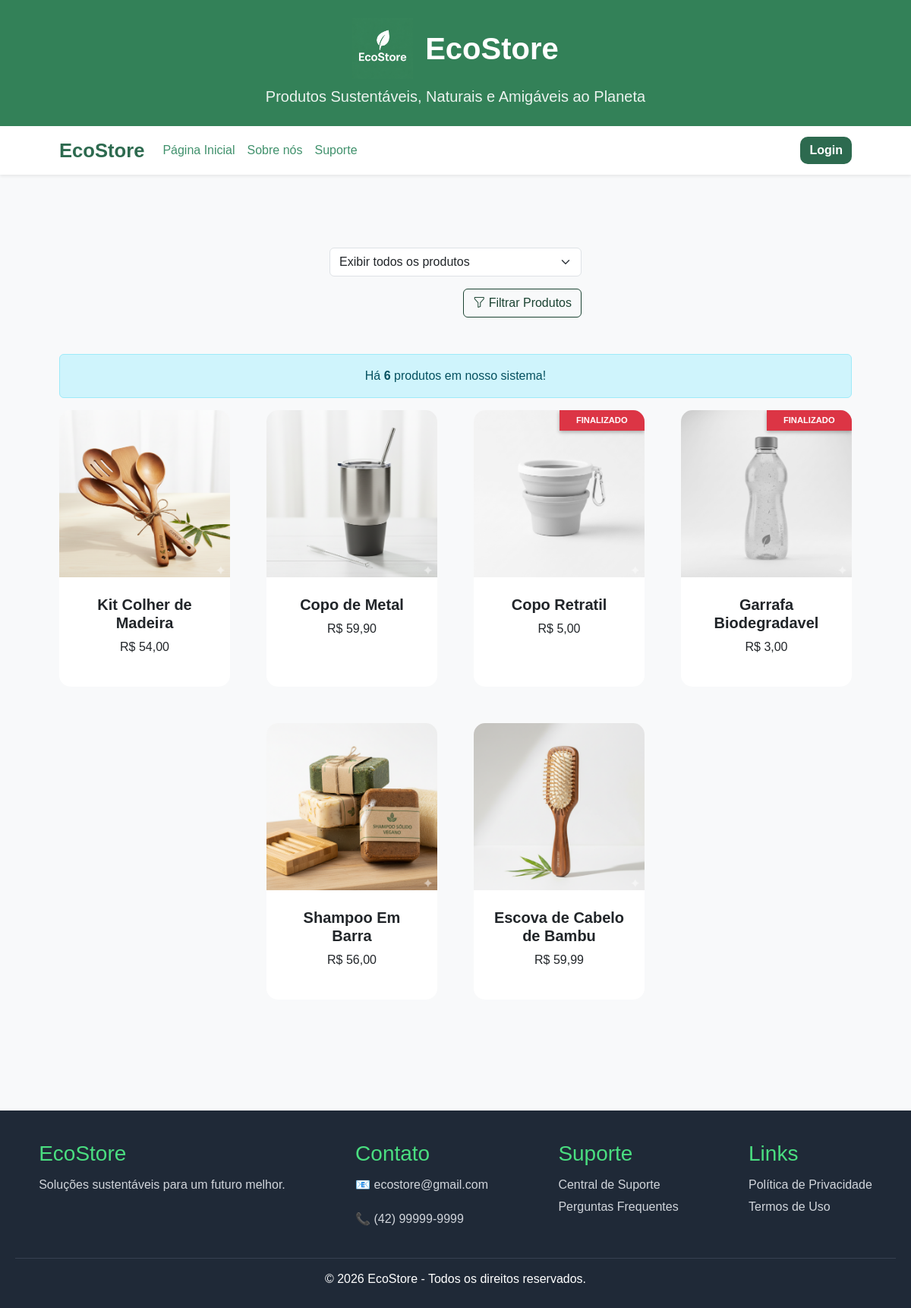
The page / on the database its author committed.
### tables this page shows
CREATE TABLE `produtos` (
  `idProduto` int(11) NOT NULL,
  `fotoProduto` varchar(255) NOT NULL,
  `descricaoProduto` varchar(255) NOT NULL,
  `nomeProduto` varchar(255) NOT NULL,
  `precoProduto` decimal(10,2) NOT NULL,
  `dataProduto` date NOT NULL,
  `horaProduto` time NOT NULL,
  `statusProduto` varchar(100) NOT NULL,
  `Usuarios_idUsuario` int(11) NOT NULL
);

### index.php (the view, shortened to what this page needs)
<?php include "header.php" ?>
<?php include "conexaoBD.php" ?>
<?php
    $filtroProduto = $_GET['statusProduto'] ?? 'todos';
    if($filtroProduto == 'todos'){
        $listarProduto = "SELECT * FROM Produtos";
    }
    else{
        $listarProduto = "SELECT * FROM Produtos WHERE statusProduto = '$filtroProduto' ";
    }
    $res = mysqli_query($conn, $listarProduto);
?>
<section class="py-5">
    <div class="container px-4 px-lg-5 mt-5">
        <form method="get" class="mb-5" action="index.php">
            <div class="row justify-content-center">
                <div class="col-md-4">
                    <select name="statusProduto" class="form-select">
                        <option value="todos" <?php if($filtroProduto == 'todos'){echo "selected";} ?> >Exibir todos os produtos</option>
                    </select>
                    <button type="submit" class="btn btn-outline-dark mt-3" style="float:right"><i class="bi bi-funnel"></i>
                        Filtrar Produtos
                    </button>
                </div>
            </div>
        </form>
        <?php
            $totalProduto = mysqli_num_rows($res);
            echo "<div class='alert alert-info text-center'>Há <strong>$totalProduto</strong> produtos em nosso sistema!</div>";
        ?>
        <div class="row gx-4 gx-lg-5 row-cols-2 row-cols-md-3 row-cols-xl-4 justify-content-center">
            <?php
                if (mysqli_num_rows($res) > 0){
                    while($produto = mysqli_fetch_assoc($res)){
            ?>
            <div class="col mb-5">
                <a class="card-link" href="visualizarProduto.php?idProduto=<?php echo $produto['idProduto']; ?>">
                    <div class="card h-100 card-hover">
                        <?php
                            if($produto['statusProduto'] == 'finalizado'){
                                echo "<div class='faixa-finalizado'>FINALIZADO</div>";
                            }
                        ?>
                        <img class="card-img-top <?php if($produto['statusProduto'] == 'finalizado'){echo'imagem-finalizada';} ?>"
                             src="<?php echo htmlspecialchars($produto['fotoProduto']) ?>"
                             alt="<?php echo htmlspecialchars($produto['nomeProduto']) ?>" />
                        <div class="card-body p-4">
                            <div class="text-center">
                                <h5 class="fw-bolder">
                                    <?php echo htmlspecialchars($produto['nomeProduto']) ?>
                                </h5>
                                <p>
                                    R$ <?php echo number_format($produto['precoProduto'], 2, ',', '.') ?>
                                </p>
                            </div>
                        </div>
                    </div>
                </a>
            </div>
            <?php
                    }
                }
                else{
                    echo "<div class='alert alert-info text-center'>Nenhum produto encontrado.</div>";
                }
            ?>
        </div>
    </div>
</section>
<?php include "footer.php" ?>

### header.php (shortened to what this page needs)
<!DOCTYPE html>
<html lang="pt-br">
<head>
    <link href="https://cdn.jsdelivr.net/npm/bootstrap@5.3.3/dist/css/bootstrap.min.css" rel="stylesheet">
    <link href="https://cdn.jsdelivr.net/npm/bootstrap-icons@1.11.3/font/bootstrap-icons.css" rel="stylesheet">
    <link href="css/style.css" rel="stylesheet">
</head>
<body>
<header class="py-4">
    <div class="container text-center text-white">
        <div class="d-flex justify-content-center align-items-center mb-2">
            <img src="assets/img/ecoLogo.png"
                 alt="EcoStore"
                 width="80"
                 class="me-3">
            <h1 class="fw-bold mb-0">EcoStore</h1>
        </div>
        <p class="lead mb-0">
            Produtos Sustentáveis, Naturais e Amigáveis ao Planeta
        </p>
    </div>
</header>
<nav class="navbar navbar-expand-lg navbar-light bg-light shadow-sm">
    <div class="container px-4 px-lg-5">
        <a class="navbar-brand fw-bold" href="index.php">EcoStore</a>
        <div class="collapse navbar-collapse" id="navbarNav">
            <ul class="navbar-nav me-auto mb-2 mb-lg-0">
                <li class="nav-item">
                    <a class="nav-link" href="index.php">Página Inicial</a>
                </li>
                <li class="nav-item">
                    <a class="nav-link" href="sobre.php">Sobre nós</a>
                </li>
                <li class="nav-item">
                    <a class="nav-link" href="suporte.php">Suporte</a>
                </li>
            </ul>
            <ul class="navbar-nav">
                <?php
                if (isset($_SESSION['logado']) && $_SESSION['logado'] === true) {
                    if ($nivelUsuario == 'administrador') {
                ?>
                        <li class="nav-item dropdown">
                            <a class="nav-link dropdown-toggle"
                               href="#"
                               id="navbarDropdown"
                               role="button"
                               data-bs-toggle="dropdown">
                                <i class="bi bi-person-circle"></i>
                                <?= $primeiroNome ?>
                            </a>
                            <ul class="dropdown-menu">
                                <li><a class="dropdown-item" href="formProduto.php">Novo Produto</a></li>
                                <li><hr class="dropdown-divider"></li>
                                <li><a class="dropdown-item" href="gerenciarPedidos.php">Gerenciar Pedidos</a></li>
                                <li><hr class="dropdown-divider"></li>
                                <li><a class="dropdown-item" href="logout.php">Sair</a></li>
                            </ul>
                        </li>
                <?php
                    } else {
                ?>
                        <li class="nav-item dropdown">
                            <a class="nav-link dropdown-toggle"
                               href="#"
                               id="navbarDropdown"
                               role="button"
                               data-bs-toggle="dropdown">
                                <i class="bi bi-person-circle"></i>
                                <?= $primeiroNome ?>
                            </a>
                            <ul class="dropdown-menu">
                                <li><a class="dropdown-item" href="minhasCompras.php">Minhas Compras</a></li>
                                <li><hr class="dropdown-divider"></li>
                                <li><a class="dropdown-item" href="logout.php">Sair</a></li>
                            </ul>
                        </li>
                <?php
                    }
                } else {
                ?>
                    <li class="nav-item">
                        <a class="btn btn-success" href="formLogin.php">
                            Login
                        </a>
                    </li>
                <?php } ?>
            </ul>
        </div>
    </div>
</nav>

### footer.php (shortened to what this page needs)
<footer class="footer">
    <div class="footer-container">
        <div class="footer-section">
            <h3>EcoStore</h3>
            <p>Soluções sustentáveis para um futuro melhor.</p>
        </div>
        <div class="footer-section">
            <h3>Contato</h3>
            <p>📧 ecostore@gmail.com</p>
            <p>📞 (42) 99999-9999</p>
        </div>
        <div class="footer-section">
            <h3>Suporte</h3>
            <a href="suporte.php">Central de Suporte</a><br>
            <a href="faq.php">Perguntas Frequentes</a>
        </div>
        <div class="footer-section">
            <h3>Links</h3>
            <a href="privacidade.php">Política de Privacidade</a><br>
            <a href="termos.php">Termos de Uso</a>
        </div>
    </div>
    <div class="footer-bottom">
        <p>&copy; 2026 EcoStore - Todos os direitos reservados.</p>
    </div>
</footer>
</body>
</html>

### css/style.css (style rules this page uses)
body { font-family: 'Poppins', Arial, sans-serif; background-color: #f5f7f2; margin: 0; padding: 0; }
button, a { outline: none !important; box-shadow: none !important; }
.navbar { background-color: #ffffff !important; }
.navbar-brand { color: #2d6a4f !important; font-size: 1.6rem; font-weight: 700; }
.nav-link { color: #40916c !important; font-weight: 500; transition: .3s; }
.btn-outline-dark { border-color: #1b4332; color: #1b4332; }
.btn-success { background-color: #2d6a4f !important; border: none; }
header { background: #338158; }
header p { font-size: 1.1rem; opacity: 0.9; }
.card { border: none; border-radius: 12px; overflow: hidden; transition: 0.3s; }
.card-img-top { height: 220px; object-fit: cover; }
.footer { background: #1f2937; color: white; padding: 40px 20px 10px; margin-top: 50px; }
.footer-container { display: flex; justify-content: space-around; flex-wrap: wrap; gap: 30px; }
.footer-section h3 { margin-bottom: 10px; color: #4ade80; }
.footer-section p, .footer-section a { color: #d1d5db; text-decoration: none; line-height: 1.8; }
.footer-bottom { text-align: center; border-top: 1px solid #374151; margin-top: 20px; padding-top: 15px; }
body { background-color: #f8f9fa; }
.card { border-radius: 15px; }
.btn-success { border-radius: 10px; font-weight: 600; }

### index.php (style rules this page uses)
.card-link { text-decoration: none; color: inherit; }
.card-hover { position: relative; transition: transform 0.2s ease, box-shadow 0.2s ease; cursor: pointer; }
.faixa-finalizado { right: 0; position: absolute; width: 50%; background: #dc3545; color: white; text-align: center; font-weight: bold; font-size: 0.7rem; padding: 5px 0; z-index: 10; box-shadow: 0 2px 5px rgba(0,0,0,0.3); }
.imagem-finalizada { filter: grayscale(100%); opacity: 0.8; }

### rows shown on the page
produtos: fotoProduto (picture), nomeProduto "Kit Colher de Madeira", precoProduto "54,00"
produtos: fotoProduto (picture), nomeProduto "Copo de Metal", precoProduto "59,90"
produtos: statusProduto "FINALIZADO", fotoProduto (picture), nomeProduto "Copo Retratil", precoProduto "5,00"
produtos: statusProduto "FINALIZADO", fotoProduto (picture), nomeProduto "Garrafa Biodegradavel", precoProduto "3,00"
produtos: fotoProduto (picture), nomeProduto "Shampoo Em Barra", precoProduto "56,00"
produtos: fotoProduto (picture), nomeProduto "Escova de Cabelo de Bambu", precoProduto "59,99"

### other values the page prints
$totalProduto "6"
